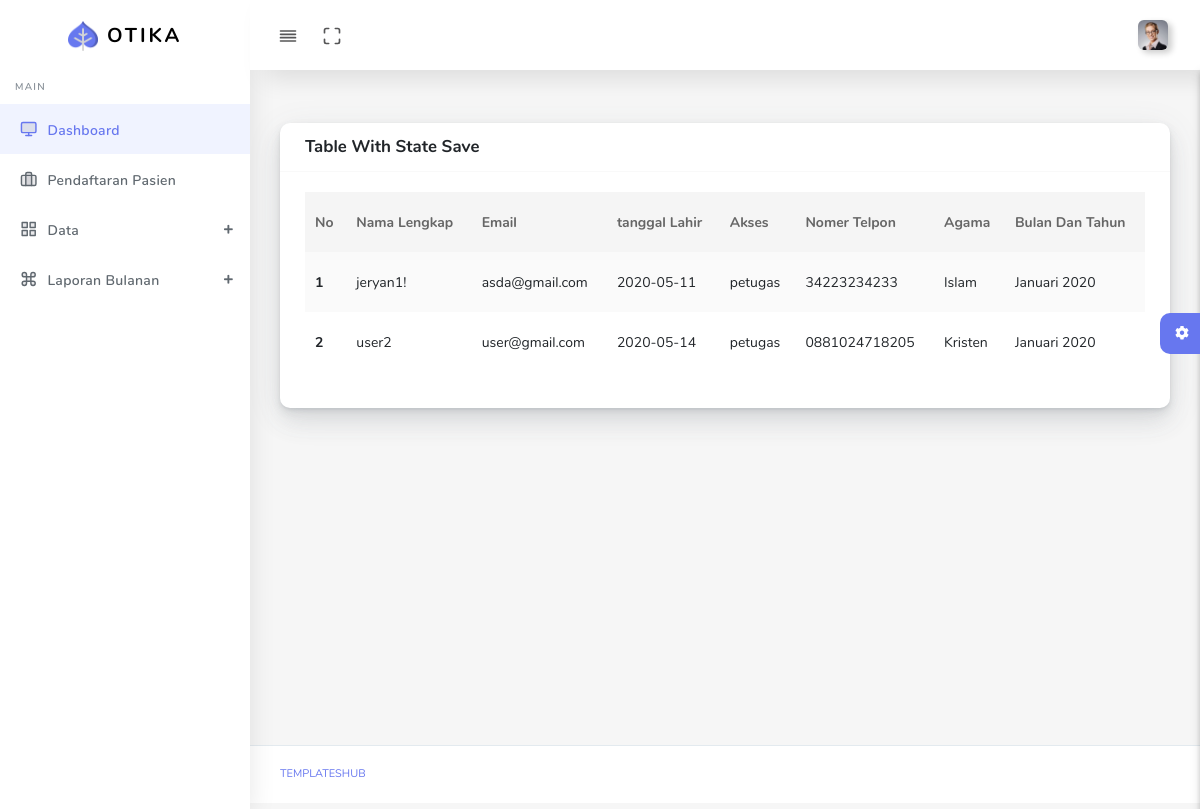
Screenshot of /petugas/data_petugas.php (signed in) with the database file from the repository.
### tables this page shows
CREATE TABLE `petugas` (
  `id` int(11) NOT NULL,
  `nama` varchar(50) NOT NULL,
  `email` varchar(50) NOT NULL,
  `tgl_lahir` varchar(40) NOT NULL,
  `no_tlp` varchar(20) NOT NULL,
  `akses` varchar(10) NOT NULL,
  `agama` varchar(30) NOT NULL,
  `password` varchar(255) NOT NULL,
  `bulan` varchar(50) NOT NULL,
  `tahun` varchar(100) NOT NULL
);

### petugas/data_petugas.php (the view, shortened to what this page needs)
<?php
include 'layout/header.php';
include 'layout/nav.php';
include 'layout/sidebar.php';
include '../koneksi/koneksi.php';
$query = $conn->query("SELECT * FROM petugas");
 ?>
      <div class="main-content">
        <section class="section">
          <div class="section-body">
            <div class="row">
              <div class="col-12">
                <div class="card">
                  <div class="card-header">
                    <h4>Table With State Save</h4>
                  </div>
                  <div class="card-body">
                    <div class="table-responsive">
                      <table class="table table-striped table-hover" id="save-stage" style="width:100%;">
                        <thead>
                          <tr>
                            <th scope="col">No</th>
              <th scope="col">Nama Lengkap</th>
              <th scope="col">Email</th>
              <th scope="col">tanggal Lahir</th>
              <th scope="col">Akses</th>
               <th scope="col">Nomer Telpon</th>
               <th scope="col">Agama</th>
               <th scope="col">Bulan Dan Tahun</th>
                          </tr>
                        </thead>
                        <tbody>
                          <?php $no = 1 ;while ($d = mysqli_fetch_array($query)) : ?>
                          <tr>
                            <th scope="row"><?= $no++ ?></th>
                <td><?= $d['nama'] ?></td>
                <td><?= $d['email'] ?></td>
                <td><?= $d['tgl_lahir'] ?></td>
                <td><?= $d['akses'] ?></td>
                 <td><?= $d['no_tlp'] ?></td>
                 <td><?= $d['agama'] ?></td>
                 <td><?= $d['bulan'] ?> <?= $d['tahun'] ?></td>
                          </tr>
                        <?php endwhile ?>
                        </tbody>
                      </table>
                    </div>
                  </div>
                </div>
              </div>
            </div>
          </div>
        </section>
        <div class="settingSidebar">
          <a href="javascript:void(0)" class="settingPanelToggle"> <i class="fa fa-spin fa-cog"></i>
          </a>
        </div>
      </div>
      <footer class="main-footer">
        <div class="footer-left">
          <a href="templateshub.net">Templateshub</a></a>
        </div>
      </footer>
    </div>
  </div>
</body>
</html>

### rows the page displays
petugas: nama "jeryan1!", email "asda@gmail.com", tgl_lahir "2020-05-11", akses "petugas", no_tlp "34223234233", agama "Islam", bulan "Januari", tahun "2020"
petugas: nama "user2", email "user@gmail.com", tgl_lahir "2020-05-14", akses "petugas", no_tlp "0881024718205", agama "Kristen", bulan "Januari", tahun "2020"
